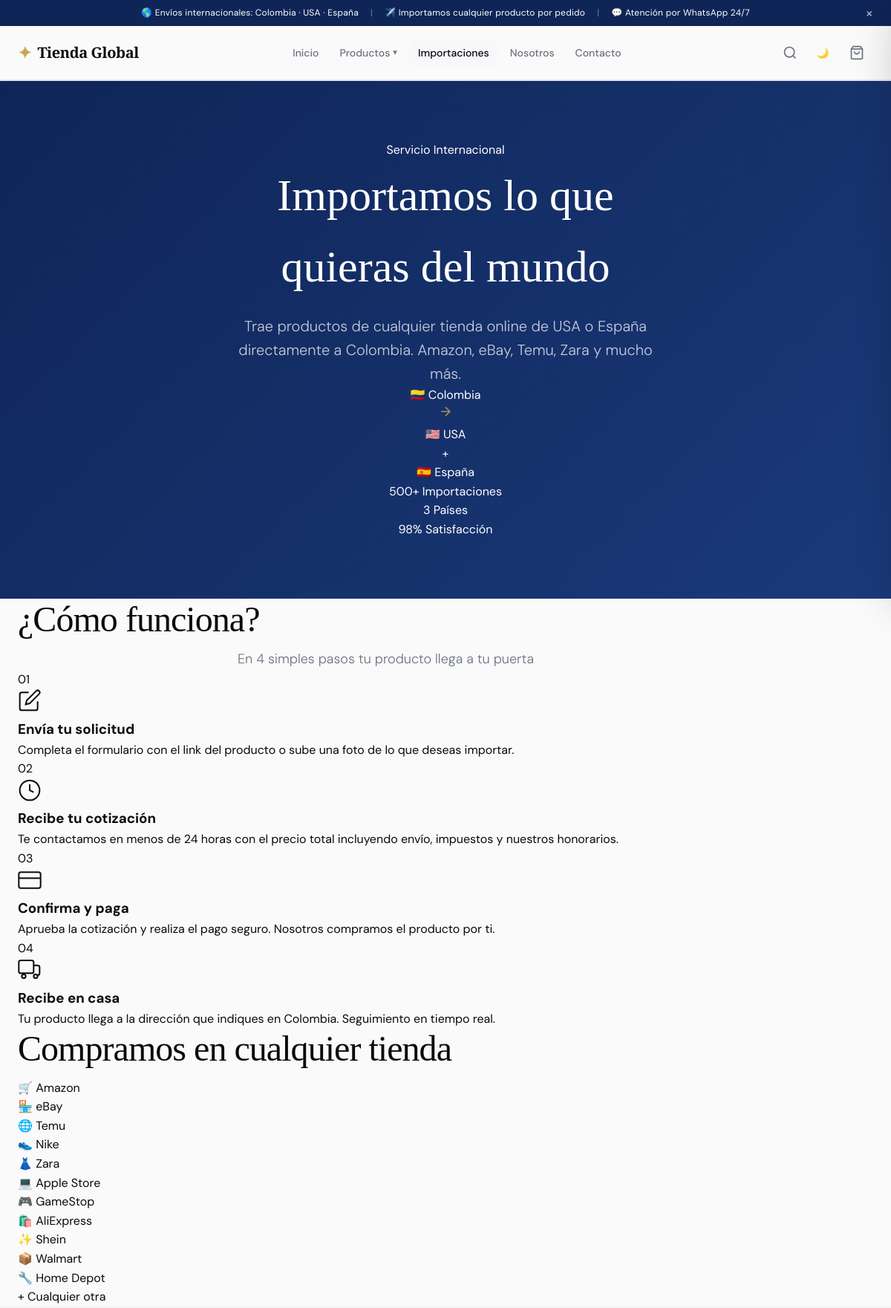
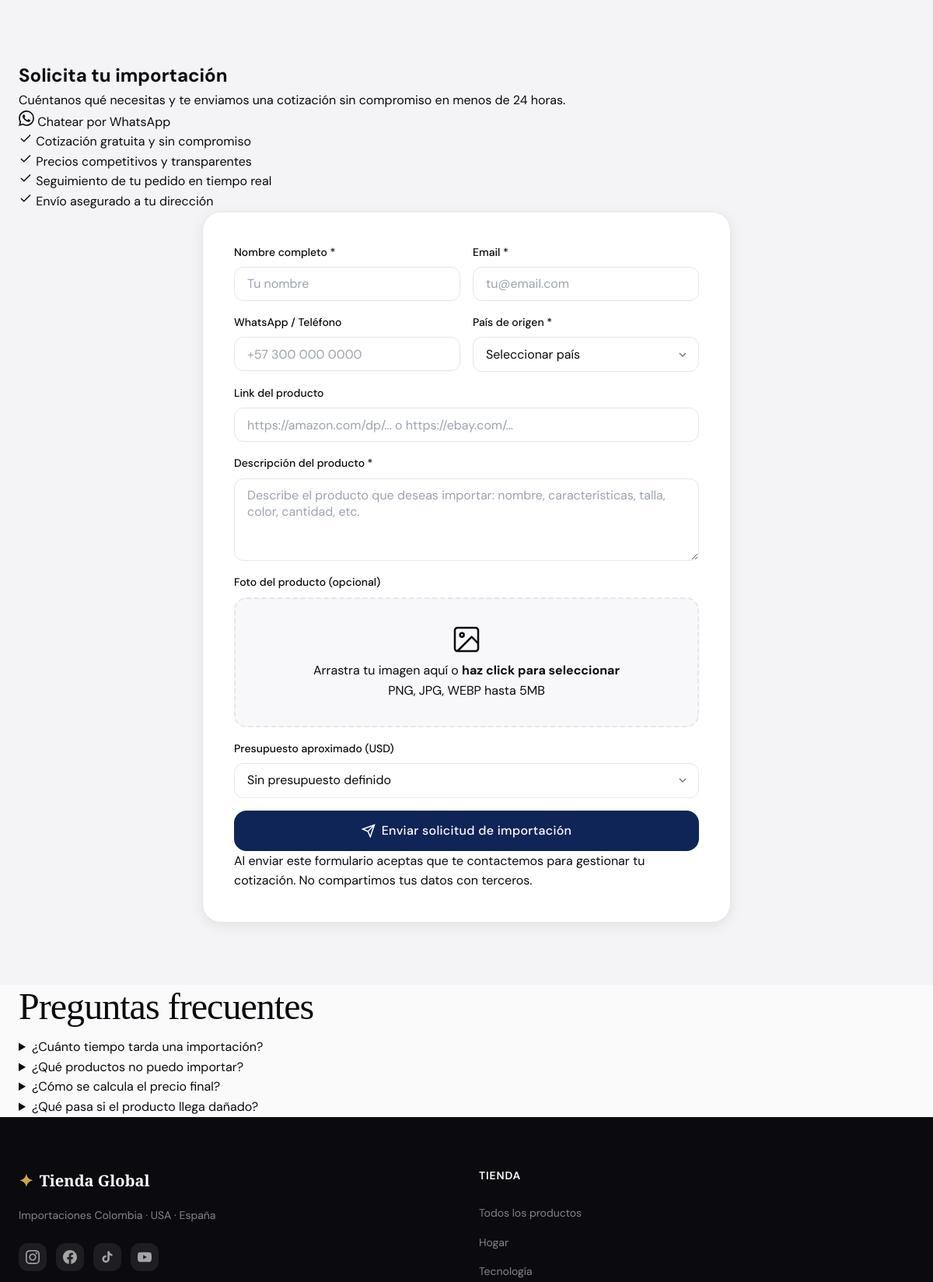
The app's page /importaciones (upper part) with its own data (2 pictures, top to bottom).
### app.py (models this page shows, shortened)
class SiteSettings(db.Model):
    __tablename__ = 'site_settings'
    id = db.Column(db.Integer, primary_key=True)
    key = db.Column(db.String(100), unique=True, nullable=False)
    value = db.Column(db.Text)
    description = db.Column(db.String(200))
    @staticmethod
    def get(key, default=''):
        s = SiteSettings.query.filter_by(key=key).first()
        return s.value if s else default

class Category(db.Model):
    __tablename__ = 'categories'
    id = db.Column(db.Integer, primary_key=True)
    name = db.Column(db.String(100), nullable=False, unique=True)
    slug = db.Column(db.String(100), nullable=False, unique=True)
    description = db.Column(db.Text)
    image = db.Column(db.String(255))
    icon = db.Column(db.String(50))       # Emoji o clase de icono
    color = db.Column(db.String(20))      # Color de acento para la categoría
    is_active = db.Column(db.Boolean, default=True)
    sort_order = db.Column(db.Integer, default=0)
    created_at = db.Column(db.DateTime, default=datetime.utcnow)
    products = db.relationship('Product', backref='category', lazy=True)

### app.py (the view)
@app.route('/importaciones')
def imports():
    return render_template('imports.html', settings=get_site_settings())

### templates/imports.html (shortened to what this page needs)
{% extends "base.html" %}
{% block content %}
<section class="imports-hero">
  <div class="container">
    <div class="imports-hero__inner">
      <div class="imports-hero__content">
        <span class="imports-hero__eyebrow">Servicio Internacional</span>
        <h1 class="imports-hero__title">
          Importamos lo que<br>
          <span class="text-gradient">quieras del mundo</span>
        </h1>
        <p class="imports-hero__subtitle">
          Trae productos de cualquier tienda online de USA o España directamente a Colombia. Amazon, eBay, Temu, Zara y mucho más.
        </p>
        <div class="imports-hero__flags">
          <div class="flag-pill">🇨🇴 Colombia</div>
          <svg width="20" height="20" viewBox="0 0 24 24" fill="none" stroke="currentColor" stroke-width="2" class="flag-arrow">
            <path d="M5 12h14M12 5l7 7-7 7"/>
          </svg>
          <div class="flag-pill">🇺🇸 USA</div>
          <span class="flag-sep">+</span>
          <div class="flag-pill">🇪🇸 España</div>
        </div>
      </div>
      <div class="imports-hero__stats">
        <div class="import-stat">
          <span class="import-stat__number">500+</span>
          <span class="import-stat__label">Importaciones</span>
        </div>
        <div class="import-stat">
          <span class="import-stat__number">3</span>
          <span class="import-stat__label">Países</span>
        </div>
        <div class="import-stat">
          <span class="import-stat__number">98%</span>
          <span class="import-stat__label">Satisfacción</span>
        </div>
      </div>
    </div>
  </div>
</section>
<section class="how-it-works">
  <div class="container">
    <h2 class="section-title text-center">¿Cómo funciona?</h2>
    <p class="section-subtitle text-center">En 4 simples pasos tu producto llega a tu puerta</p>
    <div class="steps-grid">
      <div class="step-card fade-up">
        <div class="step-number">01</div>
        <div class="step-icon">
          <svg width="32" height="32" viewBox="0 0 24 24" fill="none" stroke="currentColor" stroke-width="1.5">
            <path d="M11 4H4a2 2 0 0 0-2 2v14a2 2 0 0 0 2 2h14a2 2 0 0 0 2-2v-7"/>
            <path d="M18.5 2.5a2.121 2.121 0 0 1 3 3L12 15l-4 1 1-4 9.5-9.5z"/>
          </svg>
        </div>
        <h3>Envía tu solicitud</h3>
        <p>Completa el formulario con el link del producto o sube una foto de lo que deseas importar.</p>
      </div>
      <div class="step-card fade-up">
        <div class="step-number">02</div>
        <div class="step-icon">
          <svg width="32" height="32" viewBox="0 0 24 24" fill="none" stroke="currentColor" stroke-width="1.5">
            <path d="M12 2C6.48 2 2 6.48 2 12s4.48 10 10 10 10-4.48 10-10S17.52 2 12 2z"/>
            <path d="M12 6v6l4 2"/>
          </svg>
        </div>
        <h3>Recibe tu cotización</h3>
        <p>Te contactamos en menos de 24 horas con el precio total incluyendo envío, impuestos y nuestros honorarios.</p>
      </div>
      <div class="step-card fade-up">
        <div class="step-number">03</div>
        <div class="step-icon">
          <svg width="32" height="32" viewBox="0 0 24 24" fill="none" stroke="currentColor" stroke-width="1.5">
            <rect x="1" y="4" width="22" height="16" rx="2" ry="2"/><line x1="1" y1="10" x2="23" y2="10"/>
          </svg>
        </div>
        <h3>Confirma y paga</h3>
        <p>Aprueba la cotización y realiza el pago seguro. Nosotros compramos el producto por ti.</p>
      </div>
      <div class="step-card fade-up">
        <div class="step-number">04</div>
        <div class="step-icon">
          <svg width="32" height="32" viewBox="0 0 24 24" fill="none" stroke="currentColor" stroke-width="1.5">
            <rect x="1" y="3" width="15" height="13" rx="2"/><path d="M16 8h4a2 2 0 0 1 2 2v6a2 2 0 0 1-2 2h-1"/>
            <circle cx="6" cy="19" r="2"/><circle cx="18" cy="19" r="2"/>
          </svg>
        </div>
        <h3>Recibe en casa</h3>
        <p>Tu producto llega a la dirección que indiques en Colombia. Seguimiento en tiempo real.</p>
      </div>
    </div>
  </div>
</section>
<section class="stores-section">
  <div class="container">
    <h2 class="section-title text-center">Compramos en cualquier tienda</h2>
    <div class="stores-grid">
      <div class="store-badge">🛒 Amazon</div>
      <div class="store-badge">🏪 eBay</div>
      <div class="store-badge">🌐 Temu</div>
      <div class="store-badge">👟 Nike</div>
      <div class="store-badge">👗 Zara</div>
      <div class="store-badge">💻 Apple Store</div>
      <div class="store-badge">🎮 GameStop</div>
      <div class="store-badge">🛍️ AliExpress</div>
      <div class="store-badge">✨ Shein</div>
      <div class="store-badge">📦 Walmart</div>
      <div class="store-badge">🔧 Home Depot</div>
      <div class="store-badge">+ Cualquier otra</div>
    </div>
  </div>
</section>
<section class="import-form-section" id="solicitar">
  <div class="container">
    <div class="import-form-grid">
      <div class="import-form-info">
        <h2>Solicita tu importación</h2>
        <p>Cuéntanos qué necesitas y te enviamos una cotización sin compromiso en menos de 24 horas.</p>
        <div class="import-contact-options">
          <a href="https://wa.me/{{ settings.whatsapp_number }}" target="_blank" rel="noopener" class="import-contact-btn import-contact-btn--whatsapp">
            Chatear por WhatsApp
          </a>
        </div>
        <div class="import-guarantees">
          <div class="guarantee-item">
            <svg width="18" height="18" viewBox="0 0 24 24" fill="none" stroke="currentColor" stroke-width="2">
              <polyline points="20 6 9 17 4 12"/>
            </svg>
            Cotización gratuita y sin compromiso
          </div>
          <div class="guarantee-item">
            <svg width="18" height="18" viewBox="0 0 24 24" fill="none" stroke="currentColor" stroke-width="2">
              <polyline points="20 6 9 17 4 12"/>
            </svg>
            Precios competitivos y transparentes
          </div>
          <div class="guarantee-item">
            <svg width="18" height="18" viewBox="0 0 24 24" fill="none" stroke="currentColor" stroke-width="2">
              <polyline points="20 6 9 17 4 12"/>
            </svg>
            Seguimiento de tu pedido en tiempo real
          </div>
          <div class="guarantee-item">
            <svg width="18" height="18" viewBox="0 0 24 24" fill="none" stroke="currentColor" stroke-width="2">
              <polyline points="20 6 9 17 4 12"/>
            </svg>
            Envío asegurado a tu dirección
          </div>
        </div>
      </div>
      <div class="import-form-card">
        <form action="{{ url_for('imports') }}" method="POST" enctype="multipart/form-data" class="import-form" id="import-form" novalidate>
          <div class="form-row">
            <div class="form-group">
              <label for="client_name" class="form-label">Nombre completo *</label>
              <input type="text" id="client_name" name="client_name" class="form-control"
                     placeholder="Tu nombre" required maxlength="100">
            </div>
            <div class="form-group">
              <label for="client_email" class="form-label">Email *</label>
              <input type="email" id="client_email" name="client_email" class="form-control"
                     placeholder="tu@email.com" required maxlength="150">
            </div>
          </div>
          <div class="form-row">
            <div class="form-group">
              <label for="client_phone" class="form-label">WhatsApp / Teléfono</label>
              <input type="tel" id="client_phone" name="client_phone" class="form-control"
                     placeholder="+57 300 000 0000" maxlength="30">
            </div>
            <div class="form-group">
              <label for="origin_country" class="form-label">País de origen *</label>
              <select id="origin_country" name="origin_country" class="form-control" required>
                <option value="">Seleccionar país</option>
              </select>
            </div>
          </div>
          <div class="form-group">
            <label for="product_link" class="form-label">Link del producto</label>
            <input type="url" id="product_link" name="product_link" class="form-control"
                   placeholder="https://amazon.com/dp/... o https://ebay.com/..." maxlength="500">
          </div>
          <div class="form-group">
            <label for="product_description" class="form-label">Descripción del producto *</label>
            <textarea id="product_description" name="product_description" class="form-control"
                      rows="4" placeholder="Describe el producto que deseas importar: nombre, características, talla, color, cantidad, etc."
                      required maxlength="2000"></textarea>
          </div>
          <div class="form-group">
            <label class="form-label">Foto del producto (opcional)</label>
            <div class="upload-area" id="import-upload-area">
              <div class="upload-placeholder" id="import-upload-placeholder">
                <svg width="40" height="40" viewBox="0 0 24 24" fill="none" stroke="currentColor" stroke-width="1.5">
                  <rect x="3" y="3" width="18" height="18" rx="2"/><circle cx="8.5" cy="8.5" r="1.5"/>
                  <polyline points="21 15 16 10 5 21"/>
                </svg>
                <p>Arrastra tu imagen aquí o <strong>haz click para seleccionar</strong></p>
                <span>PNG, JPG, WEBP hasta 5MB</span>
              </div>
            </div>
          </div>
          <div class="form-group">
            <label for="budget" class="form-label">Presupuesto aproximado (USD)</label>
            <select id="budget" name="budget" class="form-control">
              <option value="">Sin presupuesto definido</option>
            </select>
          </div>
          <button type="submit" class="btn btn-primary btn-lg btn-full" id="import-submit-btn">
            <svg width="18" height="18" viewBox="0 0 24 24" fill="none" stroke="currentColor" stroke-width="2">
              <line x1="22" y1="2" x2="11" y2="13"/><polygon points="22 2 15 22 11 13 2 9 22 2"/>
            </svg>
            Enviar solicitud de importación
          </button>
          <p class="form-disclaimer">Al enviar este formulario aceptas que te contactemos para gestionar tu cotización. No compartimos tus datos con terceros.</p>
        </form>
      </div>
    </div>
  </div>
</section>
<section class="faq-section">
  <div class="container">
    <h2 class="section-title text-center">Preguntas frecuentes</h2>
    <div class="faq-grid">
      <details class="faq-item">
        <summary class="faq-question">¿Cuánto tiempo tarda una importación?</summary>
      </details>
      <details class="faq-item">
        <summary class="faq-question">¿Qué productos no puedo importar?</summary>
      </details>
      <details class="faq-item">
        <summary class="faq-question">¿Cómo se calcula el precio final?</summary>
      </details>
      <details class="faq-item">
        <summary class="faq-question">¿Qué pasa si el producto llega dañado?</summary>
      </details>
    </div>
  </div>
</section>
{% endblock %}

### templates/base.html (shortened to what this page needs)
<!DOCTYPE html>
<html lang="es" data-theme="light">
<head>
    <link rel="stylesheet" href="{{ url_for('static', filename='css/main.css') }}">
</head>
<body>
<div class="announcement-bar" id="announcementBar">
    <div class="announcement-content">
        <span>🌎 Envíos internacionales: Colombia · USA · España</span>
        <span class="sep">|</span>
        <span>✈️ Importamos cualquier producto por pedido</span>
        <span class="sep">|</span>
        <span>💬 Atención por WhatsApp 24/7</span>
    </div>
    <button class="announcement-close" onclick="document.getElementById('announcementBar').style.display='none'">×</button>
</div>
<nav class="navbar" id="navbar">
    <div class="nav-container">
        <a href="{{ url_for('index') }}" class="nav-logo">
            <span class="logo-icon">✦</span>
            <span class="logo-text">{{ site_settings.site_name }}</span>
        </a>
        <ul class="nav-menu" id="navMenu">
            <li><a href="{{ url_for('index') }}" class="nav-link {% if request.endpoint == 'index' %}active{% endif %}">Inicio</a></li>
            <li class="nav-dropdown">
                <a href="{{ url_for('products') }}" class="nav-link">Productos <span class="dropdown-arrow">▾</span></a>
            </li>
            <li><a href="{{ url_for('imports') }}" class="nav-link {% if request.endpoint == 'imports' %}active{% endif %}">Importaciones</a></li>
            <li><a href="{{ url_for('about') }}" class="nav-link">Nosotros</a></li>
            <li><a href="{{ url_for('contact') }}" class="nav-link">Contacto</a></li>
        </ul>
        <div class="nav-actions">
            <button class="nav-icon-btn" id="searchToggle" title="Buscar">
                <svg width="20" height="20" viewBox="0 0 24 24" fill="none" stroke="currentColor" stroke-width="2"><circle cx="11" cy="11" r="8"/><line x1="21" y1="21" x2="16.65" y2="16.65"/></svg>
            </button>
            <button class="nav-icon-btn" id="themeToggle" title="Cambiar tema">
                <span class="theme-icon-light">🌙</span>
            </button>
            <button class="nav-cart-btn" id="cartToggle" title="Carrito">
                <svg width="20" height="20" viewBox="0 0 24 24" fill="none" stroke="currentColor" stroke-width="2"><path d="M6 2L3 6v14a2 2 0 002 2h14a2 2 0 002-2V6l-3-4z"/><line x1="3" y1="6" x2="21" y2="6"/><path d="M16 10a4 4 0 01-8 0"/></svg>
            </button>
        </div>
    </div>
    <div class="search-bar" id="searchBar">
    </div>
</nav>
<main id="main-content">
    {% block content %}{% endblock %}
</main>
<footer class="footer">
    <div class="footer-container">
        <div class="footer-col footer-brand">
            <div class="footer-logo">
                <span class="logo-icon">✦</span>
                <span>{{ site_settings.site_name }}</span>
            </div>
            <p class="footer-tagline">{{ site_settings.site_tagline }}</p>
            <div class="footer-socials">
                <a href="{{ site_settings.instagram_url }}" target="_blank" rel="noopener" class="social-link" title="Instagram">
                </a>
                <a href="{{ site_settings.facebook_url }}" target="_blank" rel="noopener" class="social-link" title="Facebook">
                </a>
                <a href="{{ site_settings.tiktok_url }}" target="_blank" rel="noopener" class="social-link" title="TikTok">
                </a>
                <a href="{{ site_settings.youtube_url }}" target="_blank" rel="noopener" class="social-link" title="YouTube">
                </a>
            </div>
        </div>
        <div class="footer-col">
            <h4>Tienda</h4>
            <ul>
                <li><a href="{{ url_for('products') }}">Todos los productos</a></li>
                {% for cat in nav_categories[:4] %}
                <li><a href="{{ url_for('products', categoria=cat.slug) }}">{{ cat.name }}</a></li>
                {% endfor %}
            </ul>
        </div>
    </div>
</footer>
</body>
</html>

### records on screen
SiteSettings: site_name "Tienda Global"
SiteSettings: site_tagline "Importaciones Colombia · USA · España"
Category: name "Hogar"
Category: name "Tecnología"
